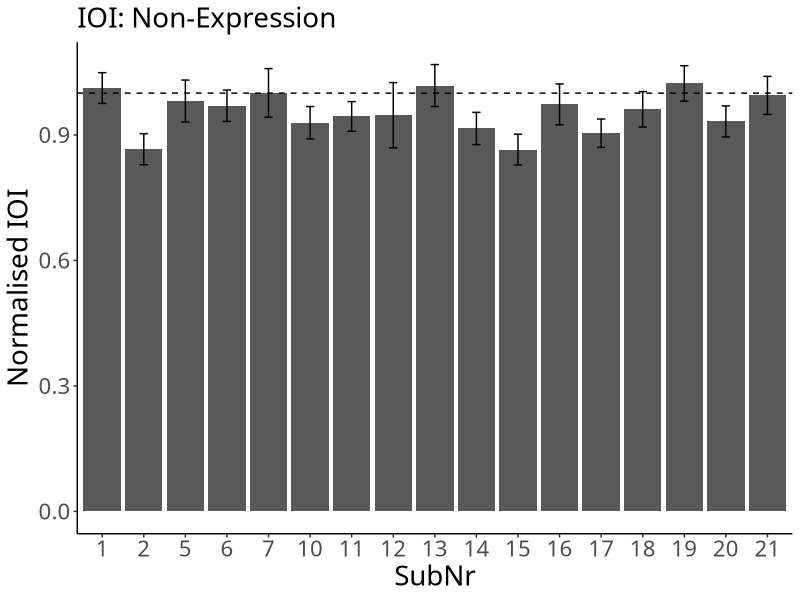
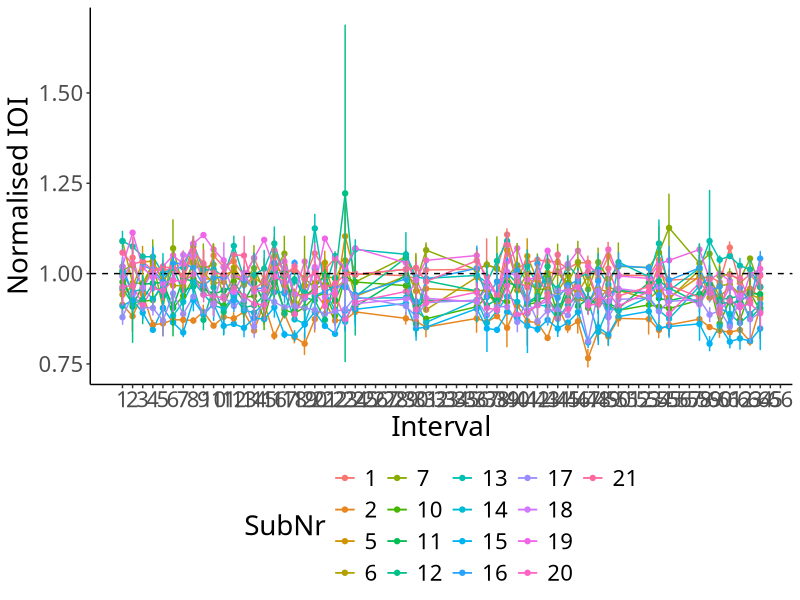

Here is the R script that generated these plots, in order:
## ---- chunk 1
# packages
# data manipulation
if (!require("data.table")) {install.packages("data.table"); require("data.table")}
# plot
if (!require("ggplot2")) {install.packages("ggplot2"); require("ggplot2")}

# ggplots
theme_set(theme_classic())
theme_update(text = element_text(size = 20, family = "Helvetica Neue LT Std 57 Condensed"), legend.position = "bottom")
## ---- chunk 2
df_ioi <- fread("./preprocessor/filtered/data_onset.csv", header = T, sep = ",", dec = ".") # read a filtered csv

# SubNr as a factor
df_ioi$SubNr <- as.factor(df_ioi$SubNr)

# assign RowNr
df_ioi$RowNr <- rep(1:72, nrow(df_ioi)/72)
## ---- chunk 3
# calculate normIOIs
df_ioi$IOI <- diff(c(0, df_ioi$TimeStamp))

# convert bpm to ms
df_ioi[Tempo == 120]$Tempo <- 250
df_ioi[Tempo == 110]$Tempo <- 273
df_ioi[Tempo == 100]$Tempo <- 300

# normalise IOIs
df_ioi$normIOI <- df_ioi$IOI/df_ioi$Tempo

# remove the first note
df_ioi <- df_ioi[RowNr != 1]

# assign Interval
df_ioi$Interval <- rep(1:71, nrow(df_ioi)/71)

# remove irrelevant intervals
ls_irrelevant <- list(c(25:28), c(32:35), c(51:52), c(56:57), c(65:71))
df_ioi$EighthNote <- "Yes"

for (phrase in 1:length(ls_irrelevant)){
  for (note in 1:length(ls_irrelevant[[phrase]])){
    df_ioi[Interval == ls_irrelevant[[phrase]][note]]$EighthNote <- "No"
  }
}
## ---- chunk 4
# For each individual
ioi <- df_ioi[EighthNote == "Yes", .(N = length(normIOI), Mean = mean(normIOI), SD = sd(normIOI)), by = .(SubNr)]
print(ioi)
## ---- chunk 5
p_ioi <- ggplot(data = ioi, aes(x = SubNr, y = Mean)) +
  geom_bar(stat = "identity", position = position_dodge()) +
  geom_errorbar(aes(ymin = Mean - SD, ymax = Mean + SD),
                width = .2, position = position_dodge(.9)) +
  geom_hline(yintercept = 1, linetype = "dashed") + # Tempo
  labs(y = "Normalised IOI", subtitle = "IOI: Non-Expression")
p_ioi
## ---- chunk 6
# Group mean
ioi_all <- df_ioi[EighthNote == "Yes", .(N = length(normIOI), Mean = mean(normIOI), SD = sd(normIOI))]
print(ioi_all)
## ---- chunk 7
# For each individual
ioi_seq <- df_ioi[EighthNote == "Yes", .(N = length(normIOI), Mean = mean(normIOI), SD = sd(normIOI)), .(SubNr, Interval)]

p_ioi_seq <- ggplot(data = ioi_seq, aes(x = Interval, y = Mean, colour = SubNr)) +
  geom_line() +
  geom_point() +
  geom_hline(yintercept = 1, linetype = "dashed") + # Tempo
  geom_errorbar(aes(ymin = Mean - SD, ymax = Mean + SD), width=.2,
                position = position_dodge(.05)) + 
  labs(x = "Interval", y = "Normalised IOI") + scale_x_continuous(breaks=seq(1,66,1))
p_ioi_seq
## ---- chunk 8
excluded_ioi <- ioi[Mean < mean(ioi$Mean)+3*mean(ioi$SD) & Mean > mean(ioi$Mean)-3*mean(ioi$SD)]
print(excluded_ioi)
## ---- chunk 9
# export df_ioi
write.csv(df_ioi, file = "./data_ioi_onset.csv", row.names = F)
